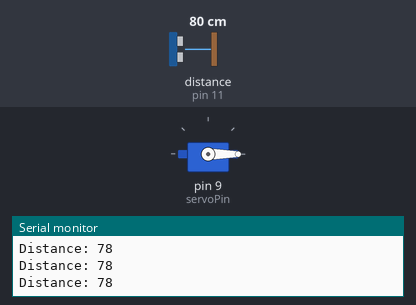
Bench run of a sketch on a simulated Arduino Uno, built with avr-gcc and run on an emulated ATmega328P. Shown: servo, the last lines printed to the serial monitor. Wiring (inferred from the names in the program): ultrasonic range finder: trigger pin 12; echo pin 11. Inputs (shaded band) come from the test bench; at power-on: distance to the obstacle (sensor on pin 11) 80 cm. The echo pulse lasts 58.3 µs per cm.

Above: at 1.2 s.
1.3 s: distance to the obstacle (sensor on pin 11) set to 18 cm
2.8 s: distance to the obstacle (sensor on pin 11) set to 13 cm
At 4.0 s:
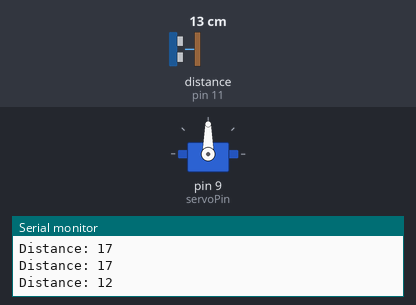
4.3 s: distance to the obstacle (sensor on pin 11) set to 35 cm
At 6.0 s:
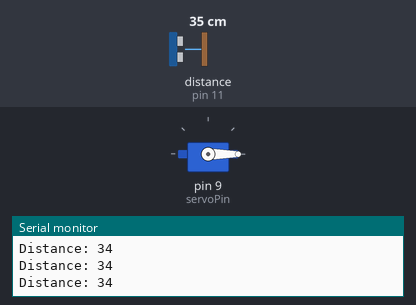
6.5 s: distance to the obstacle (sensor on pin 11) set to 2 cm
At 7.4 s:
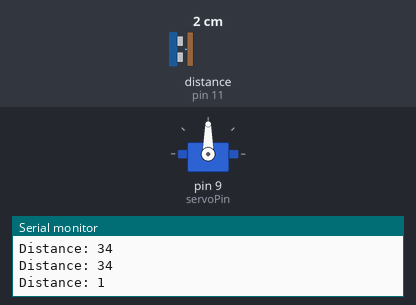
Timing chart, 0 to 9.0 s (numbered marks = the images above; inputs shaded):
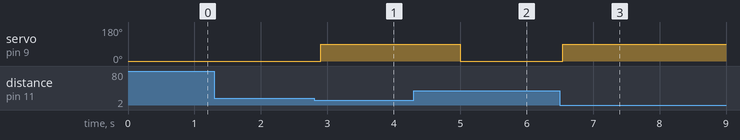

Measured:
- the behaviour switches between 16 and 15 cm on distance to the obstacle (sensor on pin 11) (found by bisection; images 0 and 1)
- after the input at 2.8 s, servo on pin 9 (servoPin): 0° → 90° after 0.10 s
- after the input at 4.3 s, servo on pin 9 (servoPin): 90° → 0° after 0.70 s
- after the input at 6.5 s, servo on pin 9 (servoPin): 0° → 90° at once

The sketch:

24_Smart_Trashcan.ino
```cpp
/*
  24_Smart_Trashcan
  感应垃圾桶：手靠近时，舵机转动打开盖子
  综合运用 超声波传感器 和 舵机
*/

#include <Servo.h>

Servo lidServo;
int trigPin = 12; // 超声波 Trig 发射
int echoPin = 11; // 超声波 Echo 接收
int servoPin = 9;

void setup() {
  Serial.begin(9600);
  lidServo.attach(servoPin);

  pinMode(trigPin, OUTPUT);
  pinMode(echoPin, INPUT);

  // 初始状态：关盖子 (0度)
  lidServo.write(0);
}

void loop() {
  // 1. 发送超声波脉冲
  digitalWrite(trigPin, LOW);
  delayMicroseconds(2);
  digitalWrite(trigPin, HIGH);
  delayMicroseconds(10);
  digitalWrite(trigPin, LOW);

  // 2. 接收回波并计算时间 (微秒)
  long duration = pulseIn(echoPin, HIGH);

  // 3. 计算距离 (厘米)
  // 声音速度 340m/s -> 0.034 cm/us
  // 来回距离，所以除以 2
  int distance = duration * 0.034 / 2;

  Serial.print("Distance: ");
  Serial.println(distance);

  // 4. 判断距离
  // 如果有物体小于 15cm (手过来了)
  if (distance > 0 && distance < 15) {
    // 开盖 (转到 90度)
    lidServo.write(90);
    delay(2000); // 保持开启 2秒
  } else {
    // 关盖
    lidServo.write(0);
  }

  delay(100);
}
```
